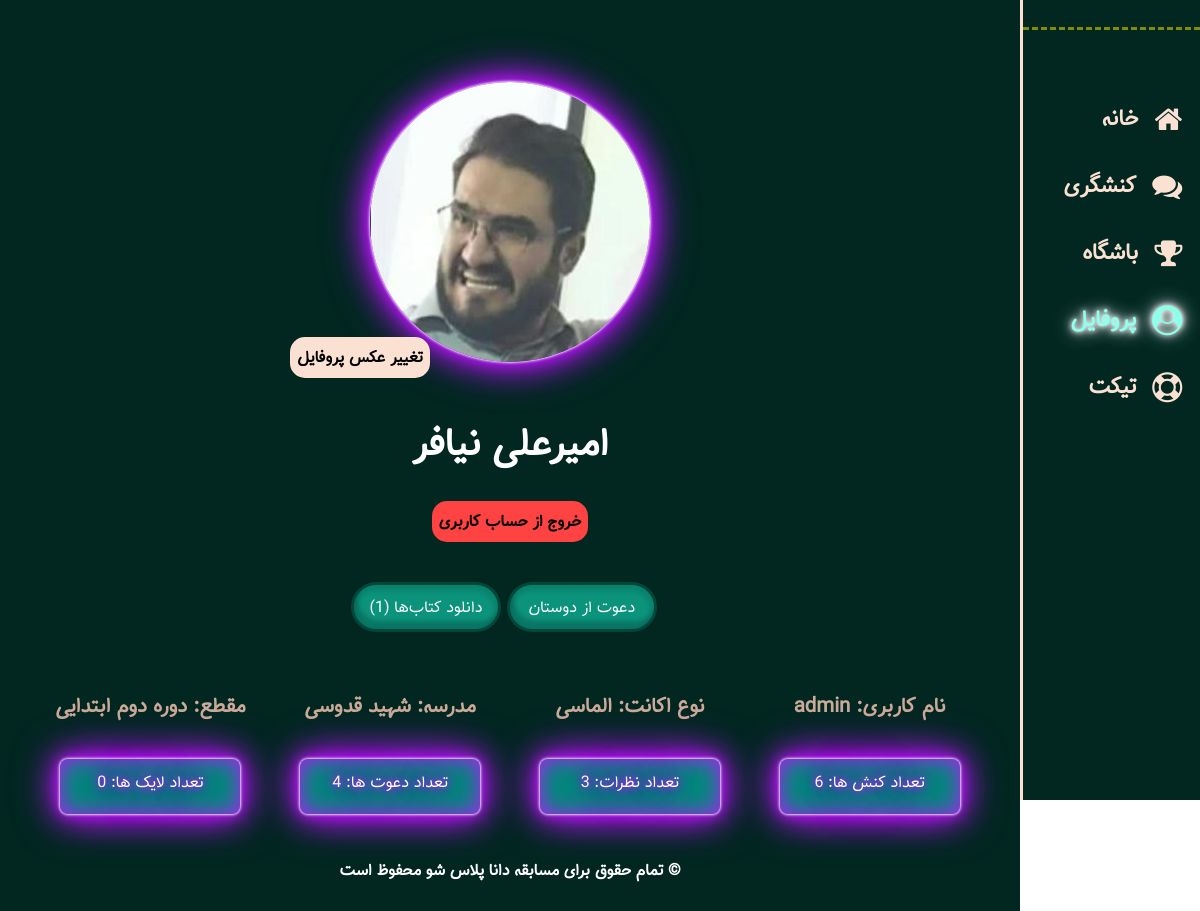
The page /profile (signed in) on the database as committed earlier.
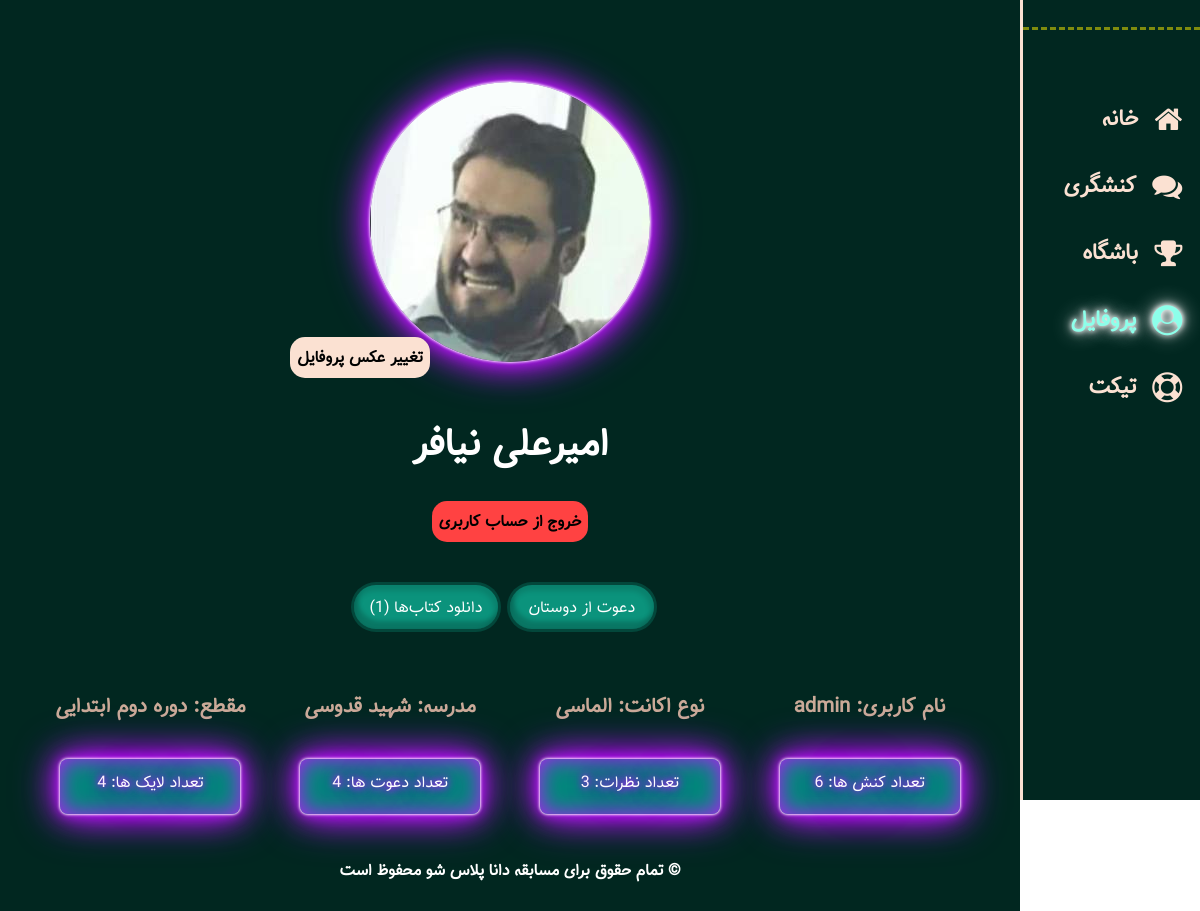
The same page on the database as committed later.
### models/user.py (models this page shows)
class User(db.Model, UserMixin):
    __tablename__ = "users"
    id = Column(Integer, primary_key=True)
    name = Column(String, nullable=False, unique=True, index=True)
    username = Column(String, nullable=False, unique=True, index=True)
    password = Column(String, nullable=False, unique=True, index=True)
    code = Column(Integer, nullable=False, unique=True, index=True)
    phone = Column(String, nullable=False, index=True)
    email = Column(String, nullable=False, index=True)
    grade = Column(String, nullable=False, index=True)
    birth = Column(String, nullable=False, index=True)  #1340 - 1397
    gender = Column(String, nullable=False, index=True)
    type = Column(String, nullable=False, index=True)
    invite_code = Column(String, nullable=False, index=True)
    invite_auth = Column(String, nullable=False, index=True)
    msg_code = Column(Integer, index=True)
    province = Column(String, index=True)
    city = Column(String, index=True)
    school_name = Column(String, index=True)
    school_type = Column(String, index=True)
    home_addres = Column(String, index=True)
    recognition = Column(String, index=True)
    final = Column(Integer, default=0, index=True)
    authentication = Column(Integer, default=0, index=True)
    downloads = Column(Integer, default=2, index=True)
    coin = Column(Integer, default=0, index=True)
    point = Column(Integer, default=0, index=True)
    badge = Column(Integer, default=0, index=True)
    like = Column(Integer, default=0, index=True)
    invite = Column(Integer, default=0, index=True)

### blueprints/user.py (the view)
@app.route("/profile", methods=["GET","POST"],  strict_slashes=False)
@login_required
def profile():
    if request.method == "POST":
        file = request.files.get("file", None)
        file.save(f"static/users/{file.filename}")
        image = Image.open(f"static/users/{file.filename}")
        resized_image = image.resize((280, 280))
        resized_image = resized_image.convert("RGB")
        resized_image.save(f"static/users/{current_user.id}.jpg", 'JPEG')
        os.remove(f"static/users/{file.filename}")
        return redirect(request.url)
    else:
        activisms = len(current_user.interactions.filter(Interaction.type=='activism', Interaction.status=='confirmed').all())
        comments = len(current_user.interactions.filter(Interaction.type=='comment', Interaction.status=='confirmed').all())
        return render_template("user/profile.html", activisms=activisms, comments=comments)

### app.py (called while the page is built)
@login_manager.user_loader
def load_user(user_id):
    return User.query.filter(User.id==user_id).first()

### templates/user/profile.html (shortened to what this page needs)
{% extends "Base.html" %}
{% block head %}
    <link rel="stylesheet" href="https://cdnjs.cloudflare.com/ajax/libs/font-awesome/4.7.0/css/font-awesome.min.css">
    <link rel="stylesheet" href="{{ url_for('static', filename='styles/user/profile.css') }}">
    {% endblock %}
    {% block body %}
    <div id="continer">
        <div id="side-wrp">
            <div id="logo-wrp">
            </div>
            <a href="{{ url_for('user.home') }}" class="icon-wrp">
                <i class="fa fa-home icon"></i>
                <h2>خانه </h2>
            </a>
            <a href="{{ url_for('user.activism') }}" class="icon-wrp">
                <i class="fa fa-comments icon"></i>
                <h2>کنشگری </h2>
            </a>
            <a href="{{ url_for('user.club') }}" class="icon-wrp">
                <i class="fa fa-trophy icon"></i>
                <h2>باشگاه </h2>
            </a>
            <a href="{{ url_for('user.profile') }}" class="icon-wrp active">
                <i class="fa fa-user-circle icon"></i>
                <h2>پروفایل </h2>
            </a>
            <a href="{{ url_for('user.ticket') }}" class="icon-wrp">
                <i class="fa fa-life-saver icon"></i>
                <h2>تیکت </h2>
            </a>
        </div>
        <div id="content-wrp">
            <div id="heading">
                <img id="h-im" src="/static/users/{{current_user.id}}.jpg"  onerror="this.onerror=null; this.src=`{{ url_for('static', filename='main_img/user.jpg') }}`;" alt="" width="280">
                <label for="file">تغییر عکس پروفایل</label>
                <br class="mob">
                <h1>{{current_user.name}}</h1>
                <div id="log_out" onclick="log_out()">خروج از حساب کاربری</div>
            </div>
            <div id="main">
                <div class="task_bar">
                    {% if current_user.authentication==1 and current_user.final==1 %}
                        <a href="{{ url_for('user.invites') }}" class="invite_link task_link"><button class="invite_btn task_btn">دعوت از دوستان</button></a>
                        {% if current_user.downloads != 0 %}
                        <a href="/download" onclick="setInterval(function() {location.reload();}, 1000);" class="down_link task_link"><button class="down_btn task_btn">دانلود کتاب‌ها ({{current_user.downloads}})</button></a>
                        {% else %}
                        <a class="down_link task_link"><button disabled class="down_btn task_btn">دانلود کتاب‌ها ({{current_user.downloads}})</button></a>
                        {% endif %}
                    {% endif %}
                </div>
                <div class="about">
                    <h3>نام کاربری: {{current_user.username}}</h3>
                    <h3>نوع اکانت: {{"الماسی" if current_user.authentication == 1 and current_user.final == 1  else "طلایی" if current_user.final == 1 else "نقره‌ای" if  current_user.authentication == 1 else "برنزی"}}</h3>
                    <h3>مدرسه: {{current_user.school_name}} </h3>
                    <h3>مقطع: {{"دوره اول ابتدایی" if current_user.grade == 1 else "دوره دوم ابتدایی" if current_user.grade == 2 else "دوره متوسطه اول" if current_user.grade == 3 else "دوره متوسطه دوم" if current_user.grade == 4 else "فرهنگی"}}</h3>
                </div>
                <div class="values">
                    <div class="value">
                        تعداد کنش ها: {{activisms}}
                    </div>
                    <div class="value">
                        تعداد نظرات: {{comments}}
                    </div>
                    <div class="value">
                        تعداد دعوت ها: {{current_user.invite}}
                    </div>
                    <div class="value">
                        تعداد لایک ها: {{current_user.like}}
                    </div>
                </div>
            <div id="footer">
                <h4 id="copyRight">© تمام حقوق برای مسابقه دانا پلاس شو محفوظ است</h4>
            </div>
        </div>
    </div>
{% endblock %}

Rows that differ between the two databases and show on the page:
changed User "امیرعلی نیافر": like "0" → "4"
